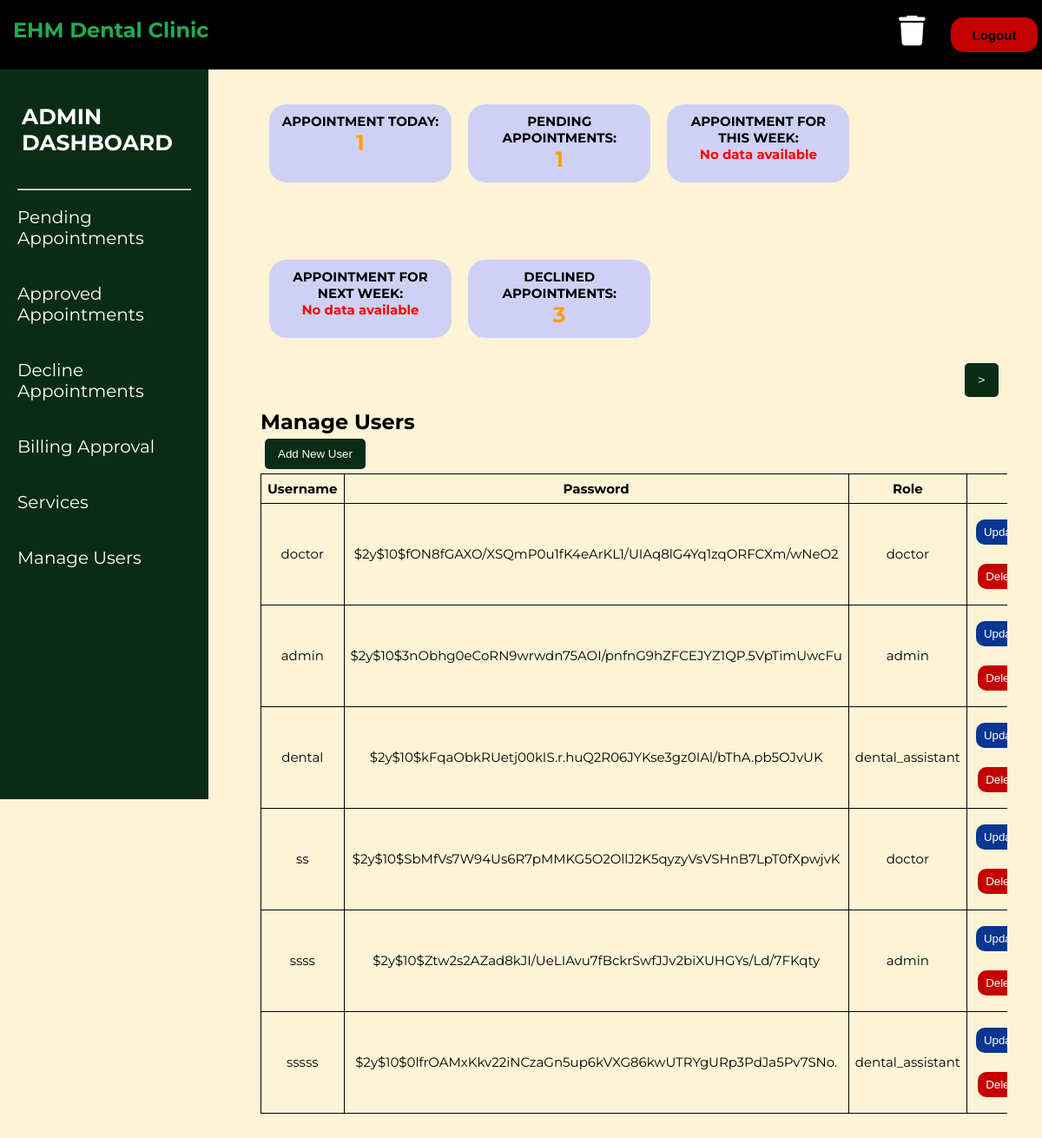
The page /ADMIN/manage_user.php (signed in) on the database its author committed.
### tables this page shows
CREATE TABLE `tbl_users` (
  `id` int(11) NOT NULL,
  `username` varchar(50) NOT NULL,
  `password` varchar(255) NOT NULL,
  `role` int(3) NOT NULL
);

CREATE TABLE `tbl_role` (
  `id` int(11) NOT NULL,
  `role` varchar(20) NOT NULL
);

### ADMIN/manage_user.php (the view, shortened to what this page needs)
<!DOCTYPE html>
<html lang="en">
<head>
    <link rel="stylesheet" href="admin.css">
    <link rel="stylesheet" href="https://cdnjs.cloudflare.com/ajax/libs/font-awesome/6.6.0/css/all.min.css"
 />
</head>
<body>
    <nav>
        <a href="../HOME_PAGE/Home_page.php">
            <div class="logo">
                <h1><span>EHM</span> Dental Clinic</h1>
            </div>
        </a>
        <form method="POST" class="s-buttons" action="../logout.php">
            <a href="archives.php"><i class="fas fa-trash trash"></i></a>
            <button type="submit" class="logout-button">Logout</button>
        </form>
    </nav>
    <div>
        <aside class="sidebar">
            <ul>
                <br>
                <a class="active" href="admin_dashboard.php">
                    <h3>ADMIN<br>DASHBOARD</h3>
                </a>
                <br>
                <br>
                <hr>
                <br>
                <li><a href="pending.php">Pending Appointments</a></a></li>
                <li><a href="appointments.php">Approved Appointments</a></li>
                <li><a href="declined.php">Decline Appointments</a></a></li>
                <li><a href="billing.php">Billing Approval</a></li>
                <li><a href="services.php">Services</a></li>
                <li><a href="manage_user.php">Manage Users</a></li>
            </ul>
        </aside>
    </div>
    <div class="top">
        <div class="content-box">
            <div class="round-box">
                <p>APPOINTMENT TODAY:</p>
                <?php
                include("../dbcon.php");
                $sql_today = "SELECT COUNT(*) as total_appointments_today
                              FROM tbl_appointments
                              WHERE (
                                (modified_date IS NOT NULL AND
                                DATE(modified_date) = CURDATE())
                                OR (modified_date IS NULL AND
                                DATE(date) = CURDATE())
                                ) AND status = '3'";
                $result_today = mysqli_query($con, $sql_today);
                $row_today = mysqli_fetch_assoc($result_today);
                $appointments_today = $row_today['total_appointments_today'];
                if ($appointments_today) {
                    echo "<span style='color: #FF9F00; font-weight: bold; font-size: 25px;'>$appointments_today</span>";
                } else {
                    echo "<span style='color: red;'>No data available</span>";
                }
                ?>
            </div>
            <div class="round-box">
                <p>PENDING APPOINTMENTS:</p>
                <?php
                $sql_pending = "SELECT COUNT(*) as total_pending_appointments
                                FROM tbl_appointments
                                WHERE status = '1'";
                $result_pending = mysqli_query($con, $sql_pending);
                $row_pending = mysqli_fetch_assoc($result_pending);
                $pending_appointments = $row_pending['total_pending_appointments'];
                if ($pending_appointments) {
                    echo "<span style='color: #FF9F00; font-weight: bold; font-size: 25px;'>$pending_appointments</span>";
                } else {
                    echo "<span style='color: red;'>No data available</span>";
                }
                ?>
            </div>
            <div class="round-box">
                <p>APPOINTMENT FOR THIS WEEK:</p>
                <?php
                $sql_week = "SELECT COUNT(*) as total_appointments_week
                 FROM tbl_appointments
                 WHERE (
                    (modified_date IS NOT NULL AND
                     WEEK(DATE(modified_date), 1) = WEEK(CURDATE(), 1) AND DATE(modified_date) != CURDATE())
                    OR
                    (date IS NOT NULL AND
                     WEEK(DATE(date), 1) = WEEK(CURDATE(), 1) AND DATE(date) > CURDATE())
                        )
                 AND status = '3'";
                $result_week = mysqli_query($con, $sql_week);
                $row_week = mysqli_fetch_assoc($result_week);
                $appointments_for_week = $row_week['total_appointments_week'];
                if ($appointments_for_week) {
                    echo "<span style='color: #FF9F00; font-weight: bold; font-size: 25px;'>$appointments_for_week</span>";
                } else {
                    echo "<span style='color: red;'>No data available</span>";
                }
                ?>
            </div>
            <div class="round-box">
                <p>APPOINTMENT FOR NEXT WEEK:</p>
                <?php
                $sql_week = "SELECT COUNT(*) as total_appointments_week
                 FROM tbl_appointments
                 WHERE (
                    (modified_date IS NOT NULL AND
                    WEEK(DATE(modified_date), 1) = WEEK(CURDATE(), 1) + 1 AND DATE(modified_date) != CURDATE())
                    OR
                    (date IS NOT NULL AND
                    WEEK(DATE(date), 1) = WEEK(CURDATE(), 1) + 1 AND DATE(date) > CURDATE())
                    )
                    AND status = '3'";
                $result_week = mysqli_query($con, $sql_week);
                $row_week = mysqli_fetch_assoc($result_week);
                $appointments_for_week = $row_week['total_appointments_week'];
                if ($appointments_for_week) {
                    echo "<span style='color: #FF9F00; font-weight: bold; font-size: 25px;'>$appointments_for_week</span>";
                } else {
                    echo "<span style='color: red;'>No data available</span>";
                }
                ?>
            </div>
            <div class="round-box">
                <p>DECLINED APPOINTMENTS:</p>
                <?php
                $sql_finished = "SELECT COUNT(*) as total_finished_appointments FROM tbl_appointments WHERE status = '2'";
                $result_finished = mysqli_query($con, $sql_finished);
                $row_finished = mysqli_fetch_assoc($result_finished);
                $finished_appointments = $row_finished['total_finished_appointments'];
                if ($finished_appointments) {
                    echo "<span style='color: #FF9F00; font-weight: bold; font-size: 25px;'>$finished_appointments</span>";
                } else {
                    echo "<span style='color: red;'>No data available</span>";
                }
                ?>
            </div>
            <?php
            $resultsPerPage = 6;
            $currentPage = isset($_GET['page']) ? (int) $_GET['page'] : 1;
            $startRow = ($currentPage - 1) * $resultsPerPage;
            $countQuery = "SELECT COUNT(*) as total FROM tbl_users";
            $countResult = mysqli_query($con, $countQuery);
            $totalCount = mysqli_fetch_assoc($countResult)['total'];
            $totalPages = ceil($totalCount / $resultsPerPage);
            $query = "SELECT a.*,
                        s.role AS acc_role
                        FROM tbl_users a
                        JOIN tbl_role s ON a.role = s.id
            LIMIT $resultsPerPage OFFSET $startRow";
            $result = mysqli_query($con, $query);
            ?>
            <div class="pagination-container">
                        <?php if ($currentPage < $totalPages): ?>
                            <a href="?page=<?php echo $currentPage + 1; ?>" class="pagination-btn">></a>
                        <?php endif; ?>
            </div>
            <h2>Manage Users</h2>
            <button id="openModalBtn" class="add-user-btn">Add New User</button>
            <table class="table table-bordered">
                <tr>
                    <th>Username</th>
                    <th>Password</th>
                    <th>Role</th>
                </tr>
                <?php
                while ($row = mysqli_fetch_assoc($result)) {
                    echo "<tr>
            <td>{$row['username']}</td>
            <td>{$row['password']}</td>
            <td>{$row['acc_role']}</td>
            <td>
                <button type='button' onclick='openModal({$row['id']}, \"{$row['username']}\", \"{$row['password']}\", \"{$row['acc_role']}\")'
                style='background-color:#083690; color:white; border:none; padding:7px 9px; border-radius:10px; margin:11px 3px; cursor:pointer;'>Update</button>
                <form method='POST' action='' style='display:inline;'>
                    <input type='hidden' name='id' value='{$row['id']}'>
                    <input type='submit' name='delete' value='Delete' onclick=\"return confirm('Are you sure you want to delete this record?');\"
                    style='background-color: rgb(196, 0, 0); color:white; border:none; padding:7px 9px; border-radius:10px; margin:11px 3px; cursor:pointer;'>
                </form>
            </td>
          </tr>";
                }
                ?>
            </table>
            <br><br>
        </div>
</body>
</html>

### ADMIN/admin.css (style rules this page uses)
* { margin: 0%; padding: 0%; text-decoration: none; overflow: auto; }
body { background-color: #FDF3D6; font-family: "Montserrat", sans-serif; }
nav { height: 80px; width: 100%; background-color: #000000; position: fixed; z-index: 1000; }
nav .logo { float: left; margin: 0px 15px; color: #22AA54; line-height: 70px; transition: transform 0.3s ease-in-out; }
.s-buttons { display: flex; justify-content: flex-end; align-items: center; margin: 18px 5px; gap: 10px; }
.logout-button { width: 100px; height: 40px; font-size: 15px; font-weight: bold; background-color: rgb(196, 0, 0); color: black; cursor: pointer; border: #ff0000; border-radius: 15px; transition: transform 0.3s; }
.trash { width: 50px; height: 40px; font-size: 35px; font-weight: bold; color: white; cursor: pointer; transition: transform 0.3s; }
.sidebar { position: fixed; top: 80px; width: 200px; height: 100vh; background-color: #0A2C16; color: white; padding: 20px; }
.sidebar h3 { font-size: 25px; color: #ffff; text-shadow: none; }
.sidebar ul { list-style: none; padding: 0; }
.sidebar li { margin-bottom: 40px; font-size: 20px; }
.sidebar a { text-decoration: none; color: white; }
hr { color: black; font-weight: 2px; }
.top { margin-left: 300px; margin-right: 40px; }
.content-box { margin-top: 50px; word-wrap: break-word; overflow-wrap: break-word; justify-content: space-between; }
.round-box { width: 190px; height: 70px; border-radius: 20px; padding: 10px; font-size: 15px; font-weight: bold; text-align: center; display: inline-block; background-color: #CFD1F4; margin: 70px 5px 15px 10px; }
a.active, a:hover { color: #FF9F00; text-shadow: 0px 0px 9px #FF9F00; transition: color .3s, text-shadow .3s; }
table, th, td { font-size: 15px; border: 1px solid black; background-color: #FDF3D6; border-collapse: collapse; text-align: center; padding: 7px; }
table { width: 100%; }
td { line-height: 20px; }
.add-user-btn { display: inline-block; padding: 10px 15px; margin: 5px; border: none; border-radius: 5px; background-color: #0A2C16; color: white; text-decoration: none; transition: background-color 0.3s; }
.pagination-btn { display: inline-block; padding: 10px 15px; margin: 10px; border: none; border-radius: 5px; background-color: #0A2C16; color: white; text-decoration: none; transition: background-color 0.3s; }
.pagination-container { text-align: right; }
div h3 { margin-left: 5px; }

### rows shown on the page
tbl_users: username "doctor", password "$2y$10$fON8fGAXO/XSQmP0u1fK4eArKL1/UIAq8lG4Yq1zqORFCXm/wNeO2", tbl_role.role "doctor"
tbl_users: username "admin", password "$2y$10$3nObhg0eCoRN9wrwdn75AOI/pnfnG9hZFCEJYZ1QP.5VpTimUwcFu", tbl_role.role "admin"
tbl_users: username "dental", password "$2y$10$kFqaObkRUetj00kIS.r.huQ2R06JYKse3gz0IAl/bThA.pb5OJvUK", tbl_role.role "dental_assistant"
tbl_users: username "ss", password "$2y$10$SbMfVs7W94Us6R7pMMKG5O2OllJ2K5qyzyVsVSHnB7LpT0fXpwjvK", tbl_role.role "doctor"
tbl_users: username "ssss", password "$2y$10$Ztw2s2AZad8kJI/UeLIAvu7fBckrSwfJJv2biXUHGYs/Ld/7FKqty", tbl_role.role "admin"
tbl_users: username "sssss", password "$2y$10$0lfrOAMxKkv22iNCzaGn5up6kVXG86kwUTRYgURp3PdJa5Pv7SNo.", tbl_role.role "dental_assistant"

### other values the page prints
$appointments_today "1"
$pending_appointments "1"
$finished_appointments "3"
